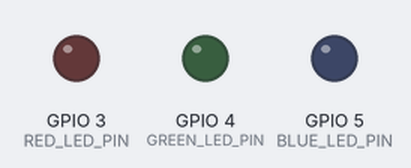
Recording of a program running on a simulated ESP32-C3. Shown: output pins drawn as LEDs (lit = HIGH). WiFi joins after 1.5 s; servers stay silent unless stated; random numbers use the default seed unless the program sets one; what the program prints to the serial monitor is not drawn.

Above: at 11.9 s.
Timing chart, 0 to 28.5 s (numbered marks = the images above):
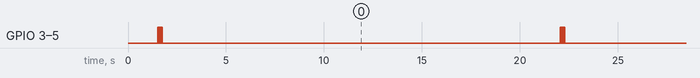

Measured:
- by itself, GPIO 3 (RED_LED_PIN), GPIO 4 (GREEN_LED_PIN), GPIO 5 (BLUE_LED_PIN): repeats every 20.6 s: 3 × (HIGH 0.03 s, LOW 0.03 s), HIGH 0.03 s, LOW 20.3 s, HIGH 0.03 s, LOW 0.03 s

The program:

main.cpp
```cpp
#include <Arduino.h>
#include <HTTPClient.h>
#include "ThingSpeak.h"
#include "mywifi.h"
#include "myleds.h"

// WiFi Config
String SSID = "";
String PASSW = "";
WiFiClient client;
bool wiFiSuccess = false;

// ThingSpeak config
const unsigned long CHANNEL_ID = 2911250;
const char WRITE_API_KEY[] = "UZ23HSIJXXOYEKBJ";

int rando = 0;
int responseCode = 0;

void setup() {
  setUpLeds();

  Serial.begin(115200);

  // Connect to WiFi
  wiFiSuccess = setupWiFi(Serial, SSID, PASSW);
  if (wiFiSuccess) {
    blinkOnboardLed();
  }
  Serial.println(wiFiSuccess ? "WIFI SUCCESS" : "WIFI FAILURE");

  // Connect to ThingSpeak
  ThingSpeak.begin(client);
  randomSeed(micros());
}

void loop() {
  delay(20000);
  // Generate random number 1-100
  rando = random(1, 101);

  // Write value to out ThingSpeak channel
  Serial.println("Posting " + String(rando) + " to ThingSpeak");
  ThingSpeak.setField(1, rando);
  responseCode = ThingSpeak.writeFields(CHANNEL_ID, WRITE_API_KEY);
  if (responseCode == 200) {
    blinkOnboardLed();
    Serial.println("Data posted successfully");
  } else {
    Serial.println("Error posting data: " + String(responseCode));
  }
}
```

myleds.cpp
```cpp
#include "myleds.h"

#define RED_LED_PIN 3
#define GREEN_LED_PIN 4
#define BLUE_LED_PIN 5
int pins[] = { RED_LED_PIN, GREEN_LED_PIN, BLUE_LED_PIN };

void setUpLeds() {
  for (int j = 0; j < 3; j += 1) {
    pinMode(pins[j], OUTPUT);
  }
}

void blinkOnboardLed() {
    for (int i = 0; i < 10; i += 1) {
      for (int j = 0; j < 3; j += 1) {
        digitalWrite(pins[j], !digitalRead(pins[j]));
      }
      delay(25);
    }
}
```

myleds.h
```cpp
#ifndef MYLEDS_H
#define MYLEDS_H
#include <Arduino.h>

void setUpLeds();
void blinkOnboardLed();

#endif
```

mywifi.cpp
```cpp
#include "mywifi.h"

bool setupWiFi(HardwareSerial &serial, String SSID, String PASSW) {
  // Connect to WiFi
  serial.println("\nConnecting to " + SSID);
  WiFi.begin(SSID, PASSW);

  // while (WiFi.status() != WL_CONNECTED) {
  for (int i = 0; i < 20 && WiFi.status() != WL_CONNECTED; i += 1) {
    delay(500);
    serial.print(".");
  }

  if (WiFi.status() == WL_CONNECTED) {
    // Show that we are connected
    serial.println("\nConnected " + String(WiFi.status()));
    serial.print("SSID: ");
    serial.println(WiFi.SSID());
    serial.print("localIP: ");
    serial.println(WiFi.localIP());
    serial.print("macAddress: ");
    serial.println(WiFi.macAddress());
    serial.print("subnetMask: ");
    serial.println(WiFi.subnetMask());
    serial.print("gatewayIP: ");
    serial.println(WiFi.gatewayIP());
    serial.print("dnsIP: ");
    serial.println(WiFi.dnsIP());
    serial.print("broadcastIP: ");
    serial.println(WiFi.broadcastIP());
    serial.print("RSSI: ");
    serial.println(WiFi.RSSI());
    return true;
  } else {
    return false;
  }
}
```

mywifi.h
```cpp
#ifndef MYWIFI_H
#define MYWIFI_H
#include <Arduino.h>
#include <WiFi.h>

bool setupWiFi(HardwareSerial &serial, String SSID, String PASSW);

#endif
```
